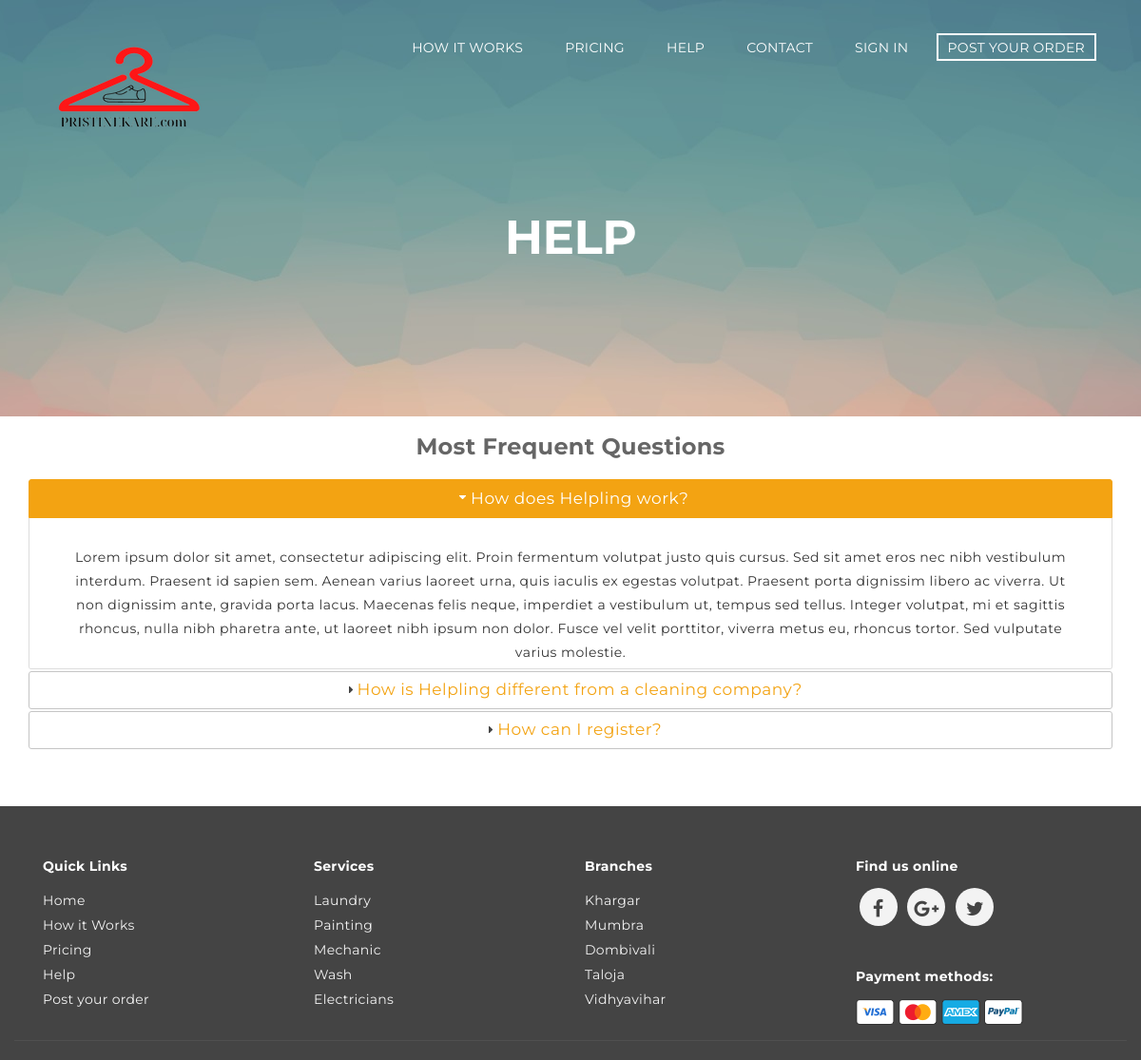
Page /users/help.php on the committed database.
### tables this page shows
CREATE TABLE IF NOT EXISTS `sv_admin_login` (
  `admin_id` int(20) NOT NULL AUTO_INCREMENT,
  `user_name` varchar(255) NOT NULL,
  `password` varchar(255) NOT NULL,
  `email_id` varchar(255) NOT NULL,
  `site_name` varchar(255) NOT NULL,
  `logo` varchar(255) NOT NULL,
  `favicon` varchar(255) NOT NULL,
  `site_desc` varchar(255) NOT NULL,
  `keyword` varchar(255) NOT NULL,
  `site_url` varchar(255) NOT NULL,
  `paypal_id` varchar(250) NOT NULL,
  `currency_mode` varchar(100) NOT NULL,
  `paypal_site_mode` varchar(100) NOT NULL,
  PRIMARY KEY (`admin_id`)
);

CREATE TABLE IF NOT EXISTS `sv_pages` (
  `id` int(25) NOT NULL AUTO_INCREMENT,
  `page_name` varchar(255) NOT NULL,
  `page_content` text NOT NULL,
  PRIMARY KEY (`id`)
);

### users/help.php (the view, shortened to what this page needs)
  <body class="splash-index">
<?php include("../header.php") ?>
<section class="teaser main-teaser bg-top">
<div class="min-space"></div>
<div class="min-space"></div>
<div class="min-space"></div>
<?php
$query=mysqli_fetch_array(mysqli_query($con, "select * from sv_pages where id=4"));
$content=$query['page_content'];
$page_name=$query['page_name'];
?>
<h1 class="sub-title"><?php echo $page_name; ?></h1>
<div class="min-space"></div>
<div class="min-space"></div>
</section>
 <link href="http://code.jquery.com/ui/1.10.4/themes/ui-lightness/jquery-ui.css" rel="stylesheet">
<?php echo $content;?>
<div class="min-space"></div>
   <?php include("../footer.php") ?>
</html>

### header.php (shortened to what this page needs)
<html>
 <?php
 include("connection.php");
    $res=mysqli_fetch_array(mysqli_query($con, "SELECT * FROM sv_admin_login"));
    $logo=mysqli_real_escape_string($con, $res['logo']);
    $site_url=mysqli_real_escape_string($con, $res['site_url']);
 ?>
  <head>
    <link rel="stylesheet" href="<?php echo $site_url; ?>/css/font-awesome.min.css" type="text/css">
    <link rel="stylesheet" href="<?php echo $site_url; ?>/css/style.css" />
    <link rel="stylesheet" media="screen" href="<?php echo $site_url; ?>/css/index.css" />
    <link rel="stylesheet" media="screen" href="<?php echo $site_url; ?>/css/responsive.css" />
    <link rel="stylesheet" href="<?php echo $site_url; ?>/css/bootstrap.min.css" type="text/css">
    </head>
    <header class="header-main header-main--light">
        <nav class="site-nav reversed">
            <div class="container">
                <nav class="navbar navbar-inverse navbar-static-top marginBottom-0" role="navigation">
                    <div class="navbar-header">
                        <?php
                            if($logo=="") { ?>
                                <a href="<?php echo $site_url; ?>" class="site-logo"><img src="<?php echo $site_url; ?>/admincp/admin-logo/default-logo.png" alt="" ></a>
                            <?php } else {     ?>
                                <a href="<?php echo $site_url; ?>" class="site-logo"><img src="<?php echo $site_url; ?>/admincp/admin-logo/<?php echo $logo;?>"></a>
                            <?php } ?>
                    </div>
                    <div class="collapse navbar-collapse" id="navbar-collapse-1">
                        <ul class="nav navbar-nav pull-right">
                            <li><a class="nav__link" href="<?php echo $site_url; ?>/users/howitworks.php">How it Works</a></li>
                            <li><a class="nav__link" href="<?php echo $site_url; ?>/users/pricing.php">Pricing</a></li>
                            <li><a class="nav__link" href="<?php echo $site_url; ?>/users/help.php">Help</a></li>
                            <li><a class="nav__link" href="<?php echo $site_url; ?>/users/contact.php">Contact</a></li>
                            <?php
                                if(!isset($_SESSION['phone_no'])) { ?>
                                <li><a class="nav__link sign-in" href="<?php echo $site_url; ?>/users/sign_in.php">Sign in</a></li><?php } ?>
                             <li><a class="nav__link nav__link--prominent" href="<?php echo $site_url; ?>/users/order.php">Post Your Order</a></li>
                        </ul>
                    </div>
                </nav>
            </div>
        </nav>
    </header>

### footer.php (shortened to what this page needs)
<?php
include("connection.php");
$res=mysqli_fetch_array(mysqli_query($con, "SELECT * FROM sv_admin_login"));
?>
<footer class="footer">
  <div class="container">
    <div class="footer-content col-lg-3 col-md-3 col-sm-3 col-sm-4 col-lg-4">
      <h5 class="footer-content__title">Quick Links</h5>
      <ul class="footer-content__list">
        <li><a href="<?php
echo $res['site_url'];
?>">Home</a></li>
        <li><a href="<?php
echo $res['site_url'];
?>/users/howitworks.php">How it Works</a></li>
        <li><a href="<?php
echo $res['site_url'];
?>/users/pricing.php">Pricing</a></li>
        <li><a href="<?php
echo $res['site_url'];
?>/users/help.php">Help</a></li>
        <li><a href="<?php
echo $res['site_url'];
?>/users/order.php">Post your order</a></li>
      </ul>
    </div>
    <div class="footer-content col-lg-3 col-md-3 col-sm-3 col-sm-4 col-lg-4">
      <h5 class="footer-content__title">Services</h5>
      <ul class="footer-content__list">
        <li><a href="#">Laundry</a></li>
        <li><a href="#">Painting</a></li>
        <li><a href="#">Mechanic</a></li>
        <li><a href="#">Wash</a></li>
        <li><a href="#">Electricians</a></li>
      </ul>
    </div>
     <div class="footer-content col-lg-3 col-md-3 col-sm-3">
      <h5 class="footer-content__title">Branches</h5>
      <ul class="footer-content__list">
        <li><a href="#">Khargar</a></li>
        <li><a href="#">Mumbra</a></li>
        <li><a href="#">Dombivali</a></li>
        <li><a href="#">Taloja</a></li>
        <li><a href="#">Vidhyavihar</a></li>
      </ul>
    </div>
    <div class="footer-content col-lg-3 col-md-3 col-sm-3 col-sm-4 col-lg-4">
      <div class="footer-content__social social">
          <h5 class="footer-content__title">Find us online</h5>
          <a class="social__action" href="#">
            <i class="fa fa-facebook" aria-hidden="true"></i></a>
          <a class="social__action" href="#">
           <i class="fa fa-google-plus" aria-hidden="true"></i></a>
           <a class="social__action" href="#">
           <i class="fa fa-twitter" aria-hidden="true"></i></a>
         </div>
      <div class="mobile-app">
          <h5 class="footer-content__title">Payment methods:</h5>
          <img src="<?php
echo $res['site_url'];
?>/img/visa.png" alt="Visa" />
          <img src="<?php
echo $res['site_url'];
?>/img/mastercard.png" alt="Mastercard" />
          <img src="<?php
echo $res['site_url'];
?>/img/american_express.png" alt="American express" />
          <img src="<?php
echo $res['site_url'];
?>/img/paypal.png" alt="Paypal" />
      </div>
    </div>
  </div>
  <div class="footer__copyright container">
    <p>
    </p>
  </div>
</footer>

### css/style.css (style rules this page uses)
.ui-state-active, .ui-widget-content .ui-state-active, .ui-widget-header .ui-state-active { border: 1px solid #F3A312 !important; color:#fff !important; background:#F3A312 !important; }
.ui-state-default { background:transparent !important; }
.help { line-height:25px; letter-spacing:.5px; }
.ui-accordion .ui-accordion-header { font-family: 'Montserrat', sans-serif; font-size:17px !important; }
.ui-accordion-header-active.ui-state-active { color: #fff !important; background:#F3A312 !important; }
.ui-state-default, .ui-widget-content .ui-state-default, .ui-widget-header .ui-state-default { color:#F3A312 !important }
.ui-widget-content { background:#fff !important; }
.bg-top { background-image: url(../img/window.jpg); background-position:center center; }
.help-title { letter-spacing: .5px !important; font-size: 16px !important; }
.navbar-inverse { background:transparent;border:0; }
.ui-widget { font-family:'Open Sans Condensed', sans-serif !important; }
.min-space { padding:30px 0; }
.navbar-inverse { background-color:transparent !important; border-color:transparent !important; }

### css/responsive.css (style rules this page uses)
body { background: #fff; cursor: auto; font-style: normal; font-weight: normal; line-height: 1.5; position: relative }
img { max-width: 100%; height: auto; }
img { -ms-interpolation-mode: bicubic }

### users/help.php (style rules this page uses)
#accordion-1 { font-size: 14px; }

### rows in the picture
sv_admin_login: site_url+logo (placeholder picture), site_url (picture)
sv_pages: page_name "HELP", page_content "Most Frequent Questions How does Helpling work? Lorem ipsum dolor sit amet, consectetur adipiscing elit. Proin fermentum volutpat justo quis cursus. Sed sit amet eros nec nibh vestibulum interdum. Praesent id sapien sem. Aenean varius laoreet urna, quis iaculis ex egestas volutpat. Praesent porta dignissim libero ac viverra. Ut non dignissim ante, gravida porta lacus. Maecenas felis neque, imperdiet a vestibulum ut, tempus sed tellus. Integer volutpat, mi et sagittis rhoncus, nulla nibh pharetra ante, ut laoreet nibh ipsum non dolor. Fusce vel velit porttitor, viverra metus eu, rhoncus tortor. Sed vulputate varius molestie. How is Helpling different from a cleaning company? How can I…"
